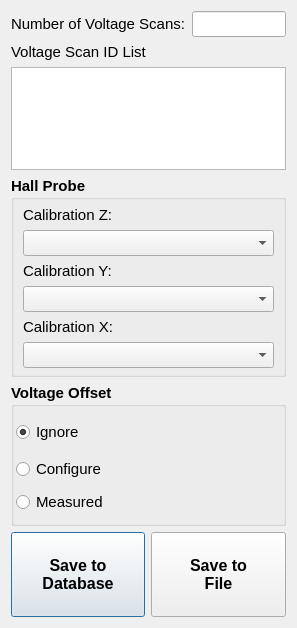
<?xml version="1.0" encoding="UTF-8"?>
<ui version="4.0">
 <class>dl_savefieldscan</class>
 <widget class="QDialog" name="dl_savefieldscan">
  <property name="geometry">
   <rect>
    <x>0</x>
    <y>0</y>
    <width>297</width>
    <height>628</height>
   </rect>
  </property>
  <property name="sizePolicy">
   <sizepolicy hsizetype="Preferred" vsizetype="Preferred">
    <horstretch>0</horstretch>
    <verstretch>0</verstretch>
   </sizepolicy>
  </property>
  <property name="font">
   <font>
    <pointsize>11</pointsize>
   </font>
  </property>
  <property name="windowTitle">
   <string>Save Field Scans</string>
  </property>
  <layout class="QGridLayout" name="gridLayout_4">
   <item row="0" column="0" colspan="2">
    <layout class="QHBoxLayout" name="horizontalLayout_2">
     <item>
      <widget class="QLabel" name="label_6">
       <property name="text">
        <string>Number of Voltage Scans:</string>
       </property>
      </widget>
     </item>
     <item>
      <widget class="QLineEdit" name="le_nr_voltage_scans">
       <property name="readOnly">
        <bool>true</bool>
       </property>
      </widget>
     </item>
    </layout>
   </item>
   <item row="1" column="0" colspan="2">
    <layout class="QVBoxLayout" name="verticalLayout_2">
     <item>
      <widget class="QLabel" name="label_7">
       <property name="text">
        <string>Voltage Scan ID List</string>
       </property>
      </widget>
     </item>
     <item>
      <widget class="QTextEdit" name="te_voltage_scan_id_list">
       <property name="sizePolicy">
        <sizepolicy hsizetype="Expanding" vsizetype="Preferred">
         <horstretch>0</horstretch>
         <verstretch>0</verstretch>
        </sizepolicy>
       </property>
       <property name="readOnly">
        <bool>true</bool>
       </property>
      </widget>
     </item>
    </layout>
   </item>
   <item row="2" column="0" colspan="2">
    <widget class="QGroupBox" name="groupBox_3">
     <property name="sizePolicy">
      <sizepolicy hsizetype="Preferred" vsizetype="Maximum">
       <horstretch>0</horstretch>
       <verstretch>0</verstretch>
      </sizepolicy>
     </property>
     <property name="font">
      <font>
       <weight>75</weight>
       <bold>true</bold>
      </font>
     </property>
     <property name="title">
      <string>Hall Probe</string>
     </property>
     <layout class="QVBoxLayout" name="verticalLayout">
      <property name="topMargin">
       <number>6</number>
      </property>
      <property name="bottomMargin">
       <number>6</number>
      </property>
      <item>
       <layout class="QVBoxLayout" name="verticalLayout_6">
        <item>
         <widget class="QLabel" name="label_47">
          <property name="sizePolicy">
           <sizepolicy hsizetype="Maximum" vsizetype="Preferred">
            <horstretch>0</horstretch>
            <verstretch>0</verstretch>
           </sizepolicy>
          </property>
          <property name="font">
           <font>
            <weight>50</weight>
            <bold>false</bold>
           </font>
          </property>
          <property name="text">
           <string>Calibration Z:</string>
          </property>
         </widget>
        </item>
        <item>
         <widget class="QComboBox" name="cmb_calibrationz">
          <property name="font">
           <font>
            <weight>50</weight>
            <bold>false</bold>
           </font>
          </property>
         </widget>
        </item>
       </layout>
      </item>
      <item>
       <layout class="QVBoxLayout" name="verticalLayout_5">
        <item>
         <widget class="QLabel" name="label_43">
          <property name="sizePolicy">
           <sizepolicy hsizetype="Maximum" vsizetype="Preferred">
            <horstretch>0</horstretch>
            <verstretch>0</verstretch>
           </sizepolicy>
          </property>
          <property name="font">
           <font>
            <weight>50</weight>
            <bold>false</bold>
           </font>
          </property>
          <property name="text">
           <string>Calibration Y:</string>
          </property>
         </widget>
        </item>
        <item>
         <widget class="QComboBox" name="cmb_calibrationy">
          <property name="font">
           <font>
            <weight>50</weight>
            <bold>false</bold>
           </font>
          </property>
         </widget>
        </item>
       </layout>
      </item>
      <item>
       <layout class="QVBoxLayout" name="verticalLayout_3">
        <item>
         <widget class="QLabel" name="label_41">
          <property name="sizePolicy">
           <sizepolicy hsizetype="Maximum" vsizetype="Preferred">
            <horstretch>0</horstretch>
            <verstretch>0</verstretch>
           </sizepolicy>
          </property>
          <property name="font">
           <font>
            <weight>50</weight>
            <bold>false</bold>
           </font>
          </property>
          <property name="text">
           <string>Calibration X:</string>
          </property>
         </widget>
        </item>
        <item>
         <widget class="QComboBox" name="cmb_calibrationx">
          <property name="font">
           <font>
            <weight>50</weight>
            <bold>false</bold>
           </font>
          </property>
         </widget>
        </item>
       </layout>
      </item>
     </layout>
    </widget>
   </item>
   <item row="3" column="0" colspan="2">
    <widget class="QGroupBox" name="groupBox_7">
     <property name="sizePolicy">
      <sizepolicy hsizetype="Preferred" vsizetype="Maximum">
       <horstretch>0</horstretch>
       <verstretch>0</verstretch>
      </sizepolicy>
     </property>
     <property name="font">
      <font>
       <weight>75</weight>
       <bold>true</bold>
      </font>
     </property>
     <property name="title">
      <string>Voltage Offset</string>
     </property>
     <layout class="QGridLayout" name="gridLayout_3">
      <property name="leftMargin">
       <number>2</number>
      </property>
      <property name="topMargin">
       <number>4</number>
      </property>
      <property name="rightMargin">
       <number>2</number>
      </property>
      <property name="bottomMargin">
       <number>4</number>
      </property>
      <property name="verticalSpacing">
       <number>0</number>
      </property>
      <item row="2" column="0">
       <widget class="QRadioButton" name="rbt_measure_offsets">
        <property name="font">
         <font>
          <weight>50</weight>
          <bold>false</bold>
         </font>
        </property>
        <property name="text">
         <string>Measured</string>
        </property>
       </widget>
      </item>
      <item row="1" column="0">
       <widget class="QRadioButton" name="rbt_configure_offsets">
        <property name="font">
         <font>
          <weight>50</weight>
          <bold>false</bold>
         </font>
        </property>
        <property name="text">
         <string>Configure</string>
        </property>
       </widget>
      </item>
      <item row="0" column="0">
       <widget class="QRadioButton" name="rbt_ignore_offsets">
        <property name="font">
         <font>
          <weight>50</weight>
          <bold>false</bold>
         </font>
        </property>
        <property name="text">
         <string>Ignore</string>
        </property>
        <property name="checked">
         <bool>true</bool>
        </property>
       </widget>
      </item>
      <item row="0" column="1" rowspan="3">
       <widget class="QStackedWidget" name="stw_offsets">
        <property name="currentIndex">
         <number>0</number>
        </property>
        <widget class="QWidget" name="pg_ignore_offsets"/>
        <widget class="QWidget" name="pg_configure_offsets">
         <layout class="QGridLayout" name="gridLayout_2">
          <item row="0" column="0">
           <widget class="QLabel" name="label">
            <property name="font">
             <font>
              <weight>50</weight>
              <bold>false</bold>
             </font>
            </property>
            <property name="text">
             <string>X [mV]:</string>
            </property>
           </widget>
          </item>
          <item row="0" column="1">
           <widget class="QLineEdit" name="le_offsetx">
            <property name="font">
             <font>
              <weight>50</weight>
              <bold>false</bold>
             </font>
            </property>
            <property name="text">
             <string>0.0000</string>
            </property>
           </widget>
          </item>
          <item row="1" column="0">
           <widget class="QLabel" name="label_2">
            <property name="font">
             <font>
              <weight>50</weight>
              <bold>false</bold>
             </font>
            </property>
            <property name="text">
             <string>Y [mV]:</string>
            </property>
           </widget>
          </item>
          <item row="1" column="1">
           <widget class="QLineEdit" name="le_offsety">
            <property name="font">
             <font>
              <weight>50</weight>
              <bold>false</bold>
             </font>
            </property>
            <property name="text">
             <string>0.0000</string>
            </property>
           </widget>
          </item>
          <item row="2" column="0">
           <widget class="QLabel" name="label_3">
            <property name="font">
             <font>
              <weight>50</weight>
              <bold>false</bold>
             </font>
            </property>
            <property name="text">
             <string>Z [mV]:</string>
            </property>
           </widget>
          </item>
          <item row="2" column="1">
           <widget class="QLineEdit" name="le_offsetz">
            <property name="font">
             <font>
              <weight>50</weight>
              <bold>false</bold>
             </font>
            </property>
            <property name="text">
             <string>0.0000</string>
            </property>
           </widget>
          </item>
         </layout>
        </widget>
        <widget class="QWidget" name="pg_measure_offsets">
         <layout class="QGridLayout" name="gridLayout">
          <item row="1" column="0">
           <widget class="QLineEdit" name="le_offset_range">
            <property name="font">
             <font>
              <weight>50</weight>
              <bold>false</bold>
             </font>
            </property>
            <property name="text">
             <string>10.00</string>
            </property>
           </widget>
          </item>
          <item row="1" column="1">
           <widget class="QLabel" name="label_5">
            <property name="font">
             <font>
              <weight>50</weight>
              <bold>false</bold>
             </font>
            </property>
            <property name="text">
             <string>mm</string>
            </property>
           </widget>
          </item>
          <item row="0" column="0" colspan="2">
           <widget class="QLabel" name="label_4">
            <property name="font">
             <font>
              <weight>50</weight>
              <bold>false</bold>
             </font>
            </property>
            <property name="text">
             <string>Measure
Voltage Average
Over:</string>
            </property>
            <property name="alignment">
             <set>Qt::AlignCenter</set>
            </property>
           </widget>
          </item>
         </layout>
        </widget>
       </widget>
      </item>
     </layout>
    </widget>
   </item>
   <item row="4" column="0">
    <widget class="QPushButton" name="pbt_savedb">
     <property name="enabled">
      <bool>true</bool>
     </property>
     <property name="sizePolicy">
      <sizepolicy hsizetype="Preferred" vsizetype="Preferred">
       <horstretch>0</horstretch>
       <verstretch>0</verstretch>
      </sizepolicy>
     </property>
     <property name="minimumSize">
      <size>
       <width>120</width>
       <height>85</height>
      </size>
     </property>
     <property name="font">
      <font>
       <pointsize>12</pointsize>
       <weight>75</weight>
       <bold>true</bold>
      </font>
     </property>
     <property name="text">
      <string>Save to
Database</string>
     </property>
    </widget>
   </item>
   <item row="4" column="1">
    <widget class="QPushButton" name="pbt_savefile">
     <property name="enabled">
      <bool>true</bool>
     </property>
     <property name="sizePolicy">
      <sizepolicy hsizetype="Preferred" vsizetype="Preferred">
       <horstretch>0</horstretch>
       <verstretch>0</verstretch>
      </sizepolicy>
     </property>
     <property name="minimumSize">
      <size>
       <width>120</width>
       <height>85</height>
      </size>
     </property>
     <property name="font">
      <font>
       <pointsize>12</pointsize>
       <weight>75</weight>
       <bold>true</bold>
      </font>
     </property>
     <property name="text">
      <string>Save to
File</string>
     </property>
    </widget>
   </item>
  </layout>
 </widget>
 <tabstops>
  <tabstop>pbt_savedb</tabstop>
  <tabstop>pbt_savefile</tabstop>
 </tabstops>
 <resources/>
 <connections/>
</ui>
